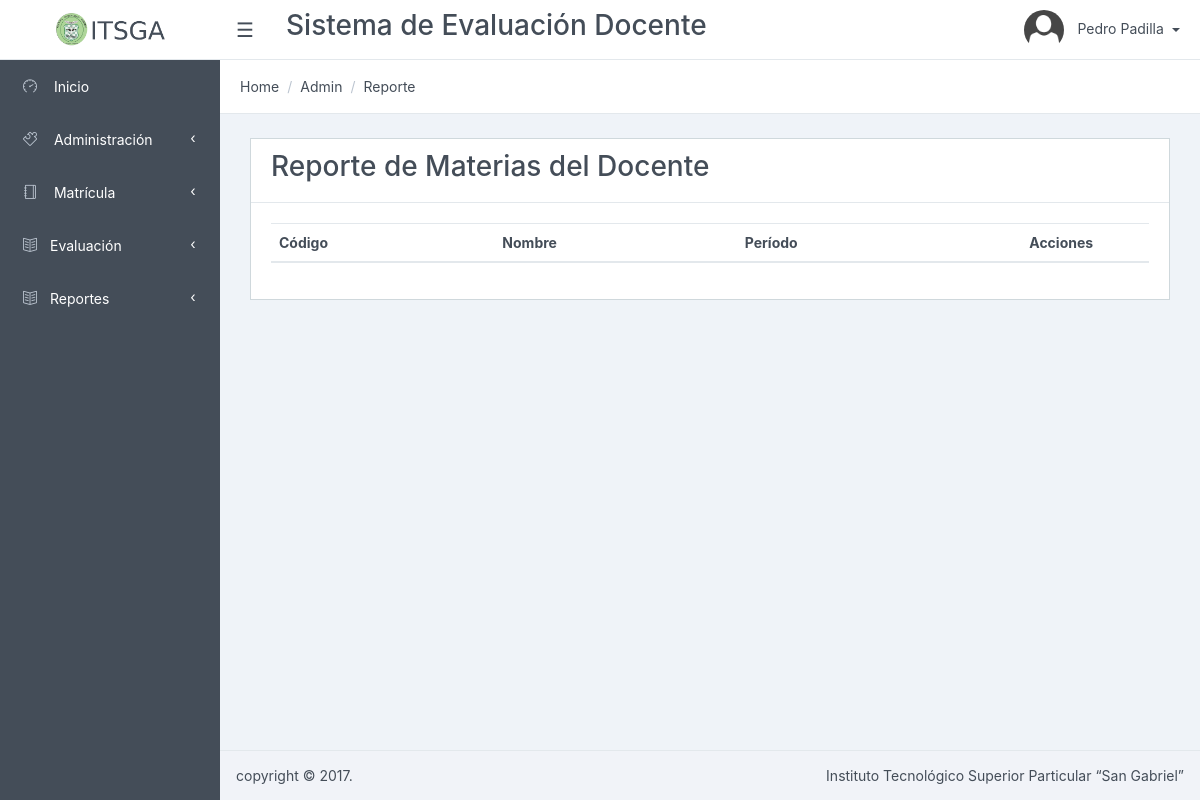
/Reporte/listar/2 (signed in), run on an earlier commit of the app's database.
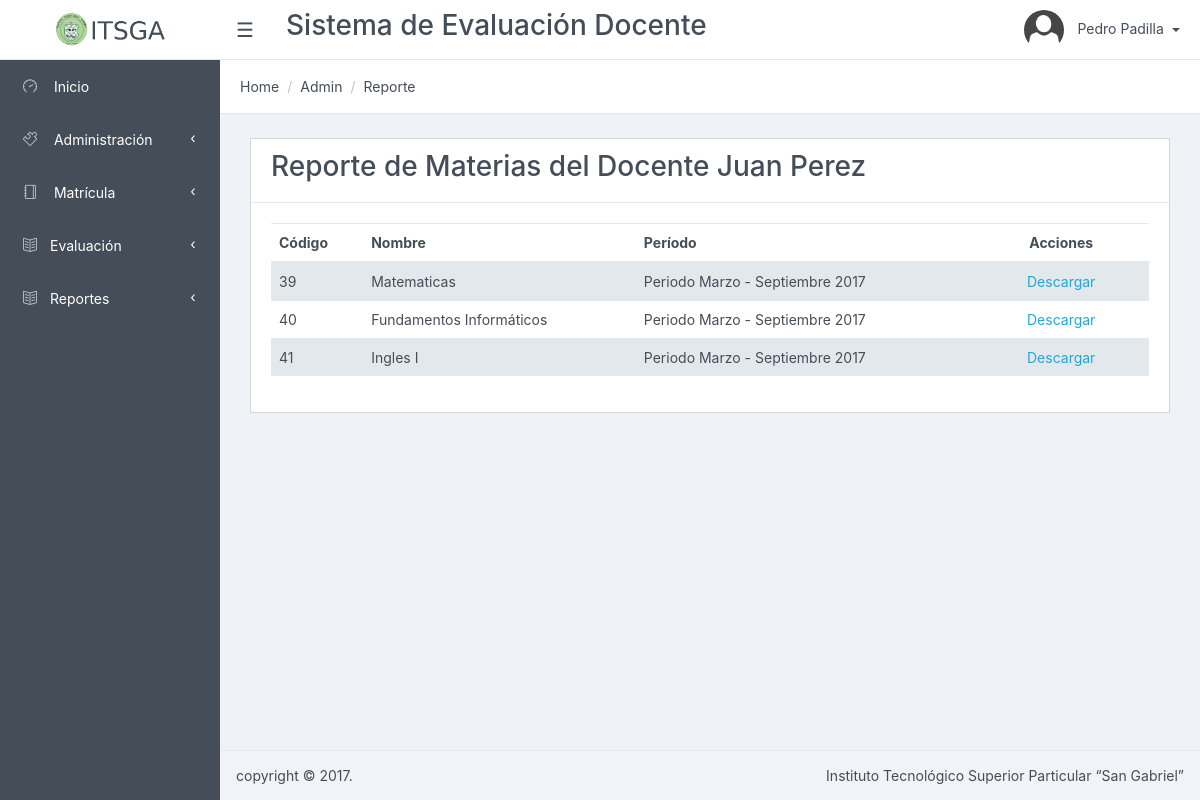
And on a later commit of the database.
### tables this page shows
CREATE TABLE `materia_periodo` (
  `materia_periodo_id` int(11) NOT NULL AUTO_INCREMENT,
  `fecha_registro` date NOT NULL,
  `materia_id` int(11) NOT NULL,
  `periodo_id` int(11) NOT NULL,
  `docente_id` int(11) NOT NULL,
  `estado` int(11) DEFAULT '1',
  PRIMARY KEY (`materia_periodo_id`),
  KEY `fk_matricula_materia1` (`materia_id`),
  KEY `fk_matricula_periodo1` (`periodo_id`),
  KEY `fk_matricula_usuario1_idx` (`docente_id`),
  CONSTRAINT `fk_matricula_materia1` FOREIGN KEY (`materia_id`) REFERENCES `materia` (`materia_id`) ON DELETE NO ACTION ON UPDATE NO ACTION,
  CONSTRAINT `fk_matricula_periodo1` FOREIGN KEY (`periodo_id`) REFERENCES `periodo` (`periodo_id`) ON DELETE NO ACTION ON UPDATE NO ACTION,
  CONSTRAINT `fk_matricula_usuario1` FOREIGN KEY (`docente_id`) REFERENCES `usuario` (`usuario_id`) ON DELETE NO ACTION ON UPDATE NO ACTION
);

CREATE TABLE `materia` (
  `materia_id` int(11) NOT NULL AUTO_INCREMENT,
  `nombre` varchar(256) NOT NULL,
  `descripcion` varchar(512) DEFAULT NULL,
  `curso_id` int(11) NOT NULL,
  `estado` tinyint(1) NOT NULL DEFAULT '1',
  PRIMARY KEY (`materia_id`),
  KEY `fk_materia_curso1` (`curso_id`),
  CONSTRAINT `fk_materia_curso1` FOREIGN KEY (`curso_id`) REFERENCES `curso` (`curso_id`) ON DELETE NO ACTION ON UPDATE NO ACTION
);

CREATE TABLE `periodo` (
  `periodo_id` int(11) NOT NULL AUTO_INCREMENT,
  `nombre` varchar(256) NOT NULL,
  `descripcion` varchar(512) DEFAULT NULL,
  `estado` tinyint(1) NOT NULL DEFAULT '1',
  PRIMARY KEY (`periodo_id`)
);

### app/controllers/ReporteController.php (called while the page is built, shortened)
<?php
require_once (PATH_MODELS . "/ReporteModel.php");
class ReporteController {
	public function listar(){
		$model = new ReporteModel();
		$id = $_SESSION['SESSION_USER']->usuario_id;
		if($_SESSION['SESSION_USER']->tipo_usuario_id ==1) {
			$id = $_GET['id'];
		}
		$datos = $model->getlistadoMateriaPeriodo($id);
		require_once PATH_VIEWS."/Reporte/view.list.php";
	}
}

### index.php (called while the page is built, shortened)
<?php
if(isset($_GET['action'])){
	$redirect = ($_GET['action']!='')?$_GET['action']:"listar";
}
$controller = new $controllerName();
$controller->$redirect();
?>

### public/views/Reporte/index.php (called while the page is built, shortened)
<?php
require_once("../../../index.php");
?>

### app/models/ReporteModel.php (called while the page is built, shortened)
<?php
require_once(PATH_MODELS."/BaseModel.php");
class ReporteModel {
	public function getlistadoMateriaPeriodo($id){
		$model = new BaseModel();
		$sql = "SELECT mp.materia_periodo_id as id, m.nombre, concat(u.nombres,' ',u.apellidos) as docente, p.nombre as periodo
				FROM materia_periodo mp
				INNER JOIN periodo p on p.periodo_id = mp.periodo_id
				INNER JOIN materia m on m.materia_id = mp.materia_id
				INNER JOIN usuario u on u.usuario_id = mp.docente_id
				WHERE docente_id=?";
		return $model->execSql($sql, array($id),true);
	}
}

### app/models/BaseModel.php (called while the page is built, shortened)
<?php
class BaseModel {
	private $pdo;
	private function openConexion() {
		try {
			$this->pdo = new PDO ( 'mysql:host=' . HOSTNAME_DATABASE . ';dbname=' . DATABASE . ';charset=utf8', USERNAME, PASSWORD );
			$this->pdo->setAttribute ( PDO::ATTR_ERRMODE, PDO::ERRMODE_EXCEPTION );
		} catch ( Exception $e ) {
			die ( $e->getMessage () );
		}
	}
	private function closeConexion() {
		$this->pdo = null;
	}
	public function execSql($sql, $parameters, $list = false, $obtainId = false) {
		try {
			$stm = $this->pdo->prepare ( $sql );
			$stm->execute ( $parameters );
			if ($obtainId) {
				$result = $this->pdo->lastInsertId ();
			} else {
				if ($list) {
					$result = $stm->fetchAll ( PDO::FETCH_OBJ );
				} else {
					$result = $stm->fetch ( PDO::FETCH_OBJ );
				}
			}
		} catch ( Exception $e ) {
			die ( $e->getMessage () );
		}
		return $result;
	}
}

### public/views/Reporte/view.list.php (the view, shortened to what this page needs)
<?php include_once PATH_TEMPLATE.'/header.php';?>
<div class="card">
<div class="card-header">
    	<h3>Reporte de Materias del Docente <?php echo $datos[0]->docente;?></h3>
</div>
<div class="card-block">
	<table class="table table-striped" id="dataTables-example" >
    <thead>
	    <tr>
	    	<th>Código</th>
	    	<th>Nombre</th>
	    	<th>Per&iacute;odo</th>
	    	<th style="text-align: center; width: 20%">Acciones</th>
	    </tr>
    </thead>
    <tbody>
    	<?php foreach ($datos as $item) {
    		echo "<tr><td>".$item->id."</td>";
    		echo "<td>".$item->nombre."</td>";
    		echo "<td>".$item->periodo."</td>";
    		echo "<td align='center'>
					<span class=ti-download></span><span class=icon-name>
						<a href='../verPdf/".$item->id."' target=_blank>Descargar
						</a>
					</span>
				   </td></tr>";
    	}?>
    </tbody>
    </table>
</div>
</div>
<?php include_once PATH_TEMPLATE.'/footer.php';?>
<link href="<?php echo PATH_CSS; ?>/dataTables.bootstrap.css" rel="stylesheet">
<link href="<?php echo PATH_CSS; ?>/bootstrapValidator.min.css" rel="stylesheet">
</body>
</html>

What changed in the data, as far as the page shows it:
added materia_periodo: materia_periodo_id "39", materia.nombre "Matematicas", periodo.nombre "Periodo Marzo - Septiembre 2017"
added materia_periodo: materia_periodo_id "40", materia.nombre "Fundamentos Informáticos", periodo.nombre "Periodo Marzo - Septiembre 2017"
added materia_periodo: materia_periodo_id "41", materia.nombre "Ingles I", periodo.nombre "Periodo Marzo - Septiembre 2017"
Also different on the page:
$datos[0]->docente: (not shown) → "Juan Perez"
